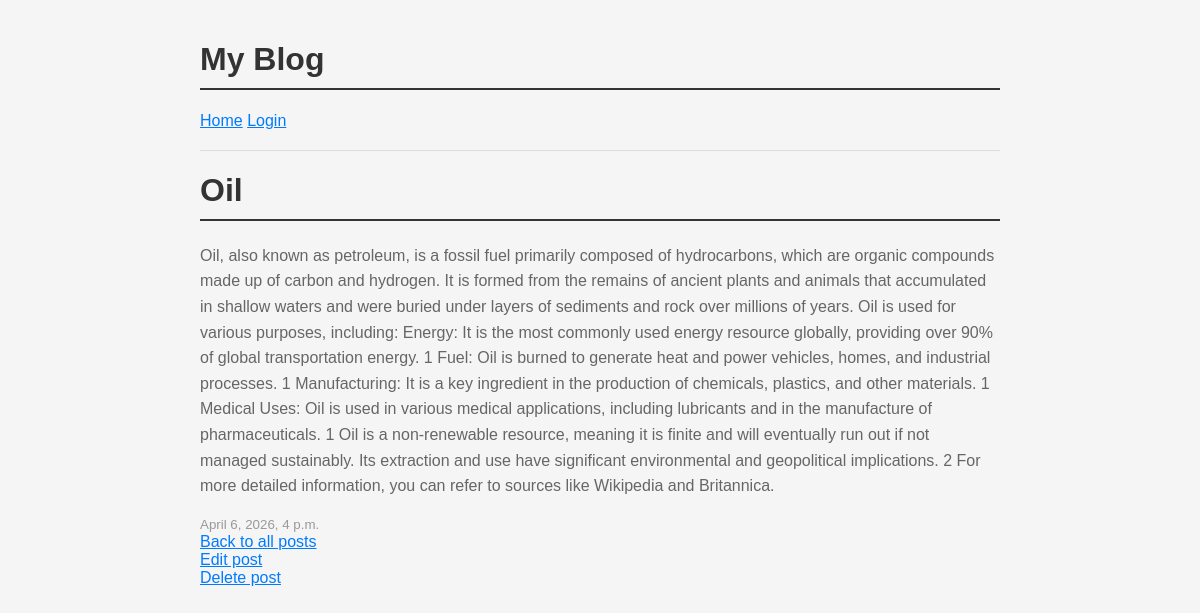
The app's page /blog/post/2/ with its own data.
### blog/models.py (models this page shows, shortened)
class Post(models.Model):
    title = models.CharField(max_length=200)
    body = models.TextField()
    created_at = models.DateTimeField(auto_now_add=True)

### blog/views.py (the view)
# urls.py: path('post/<int:pk>/', views.post_detail, name='post_detail'),
def post_detail(request, pk):
    post = get_object_or_404(Post, pk=pk)
    return render(request, 'blog/post_detail.html', {'post': post})

### blog/templates/blog/post_detail.html
{% extends 'blog/base.html' %}
{% block content %}
    <h1>{{ post.title }}</h1>
    <p>{{ post.body }}</p>
    <small>{{ post.created_at }}</small>
    <br>
    <a href="{% url 'post_list' %}">Back to all posts</a>
    <br>
    <a href="{% url 'post_edit' pk=post.pk %}">Edit post</a>
    <br>
    <a href="{% url 'post_delete' pk=post.pk %}">Delete post</a>
 {% endblock %}

### blog/static/blog/style.css (style rules this page uses)
body { font-family: Arial, sans-serif; max-width: 800px; margin: 0 auto; padding: 20px; background-color: #f5f5f5; }
h1 { color: #333; border-bottom: 2px solid #333; padding-bottom: 10px; }
p { color: #666; line-height: 1.6; }
small { color: #999; }
a { color: #007bff; }

### records on screen
Post: title "Oil", body "Oil, also known as petroleum, is a fossil fuel primarily composed of hydrocarbons, which are organic compounds made up of carbon and hydrogen. It is formed from the remains of ancient plants and animals that accumulated in shallow waters and were buried under layers of sediments and rock over millions of years. Oil is used for various purposes, including: Energy: It is the most commonly used energy resource globally, providing over 90% of global transportation energy. 1 Fuel: Oil is burned to generate heat and power vehicles, homes, and industrial processes. 1 Manufacturing: It is a key ingredient in the production of chemicals, plastics, and other materials. 1 Medical Uses: Oil is used in…", created_at "April 6, 2026, 4 p.m."
